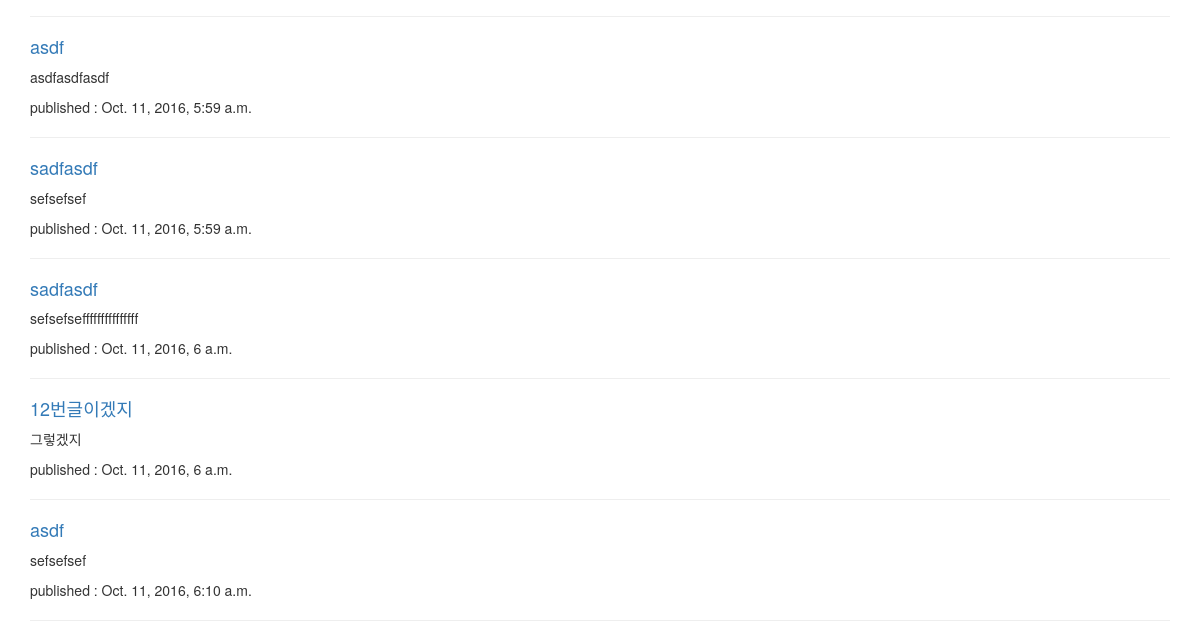
The app's page / (lower part), older data.
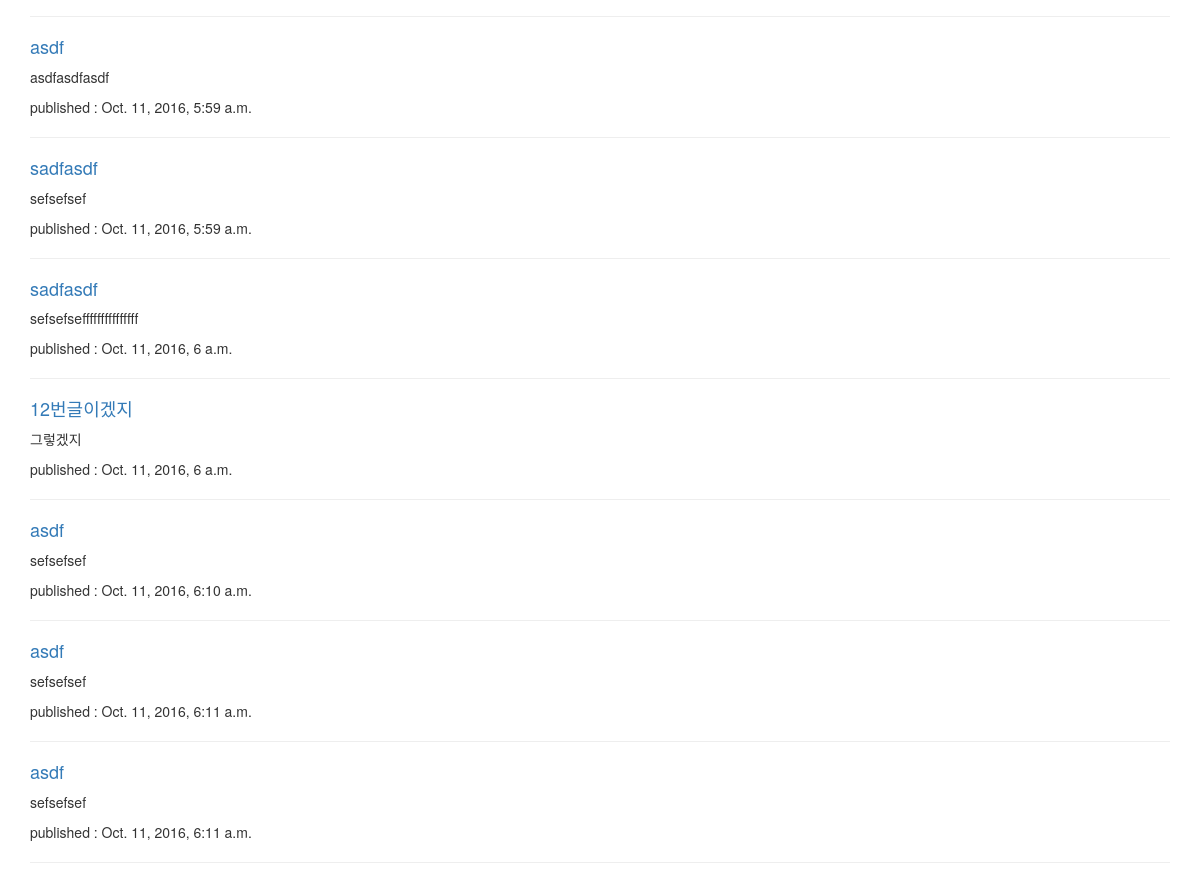
The same page, newer data.
### blog/models.py (models this page shows, shortened)
class Post(models.Model):
    author = models.ForeignKey('auth.User')
    title = models.CharField(max_length=50)
    text = models.TextField()
    created_date = models.DateTimeField(auto_now_add=True)
    published_date = models.DateTimeField(null=True, blank=True)

### blog/views.py (the view)
# urls.py: url(r'^$', views.post_list, name='post_list'),
def post_list(request):
    posts = Post.objects \
        .filter(
            Q(published_date__lte=timezone.now()) |
            Q(published_date=None)
        ).order_by('published_date')
    return render(request, 'blog/post_list.html', {'post_list': posts, 'title': '타이틀 변수는 title키를 이용해서 접근'})

### blog/templates/blog/post_list.html
{% extends 'blog/base.html' %}
{% block content %}
{% for post in post_list %}
<div>
  <h4><a href="{% url 'post_detail' pk=post.pk %}">{{ post.title }}</a></h4>
  <p>{{ post.text|linebreaksbr }}</p>
  <p>published : {{ post.published_date|default:"모름" }}</p>
</div>
<hr>
{% endfor %}
{% endblock %}

### blog/templates/blog/base.html (shortened to what this page needs)
{% load staticfiles %}
<!DOCTYPE html>
<html lang="ko">
<head>
  <link rel="stylesheet" href="//maxcdn.bootstrapcdn.com/bootstrap/3.2.0/css/bootstrap.min.css">
  <link rel="stylesheet" href="//maxcdn.bootstrapcdn.com/bootstrap/3.2.0/css/bootstrap-theme.min.css">
  <link rel="stylesheet" href="{% static 'css/blog.css' %}">
</head>
<body>
  <div class="container">
    <div>
      {% block content %}
      {% endblock %}
    </div>
  </div>
</body>
</html>

Row changes from the older to the newer data that the page shows:
added Post: title "asdf", text "sefsefsef", published_date "Oct. 11, 2016, 6:11 a.m."
added Post: title "asdf", text "sefsefsef", published_date "Oct. 11, 2016, 6:11 a.m."
